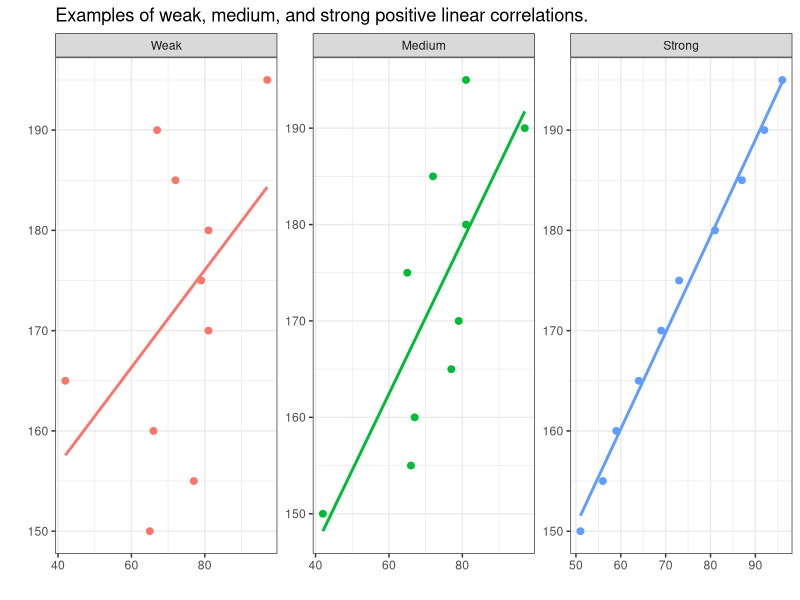
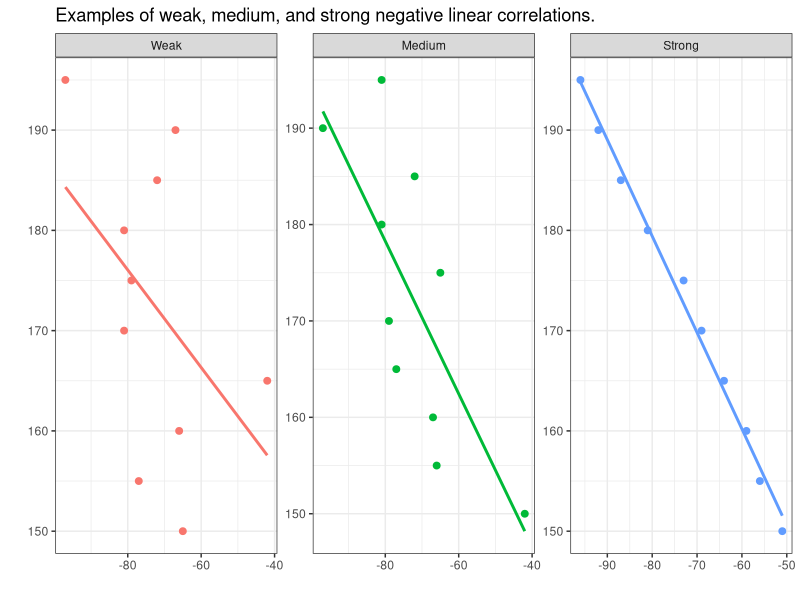
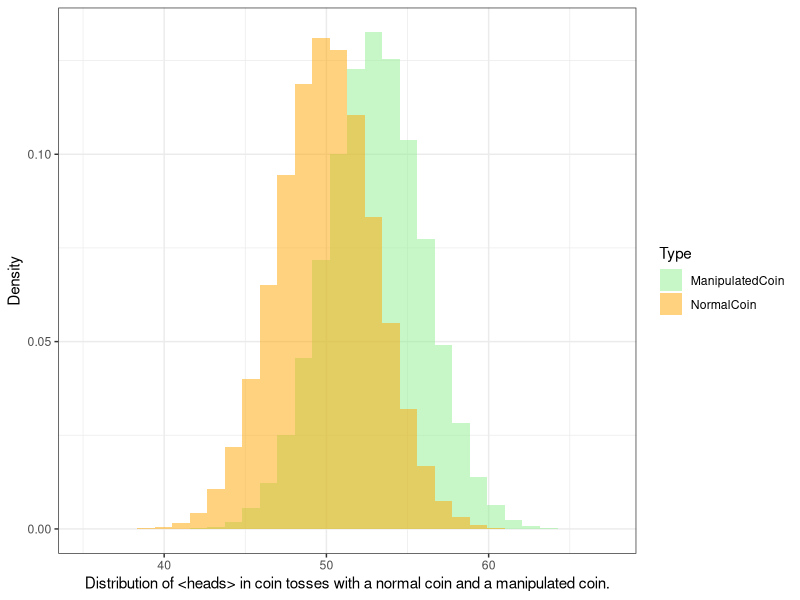
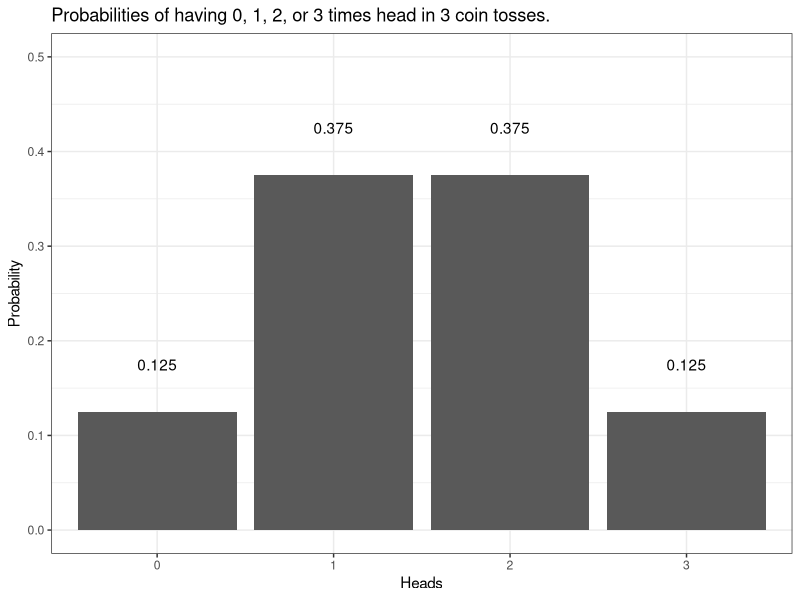
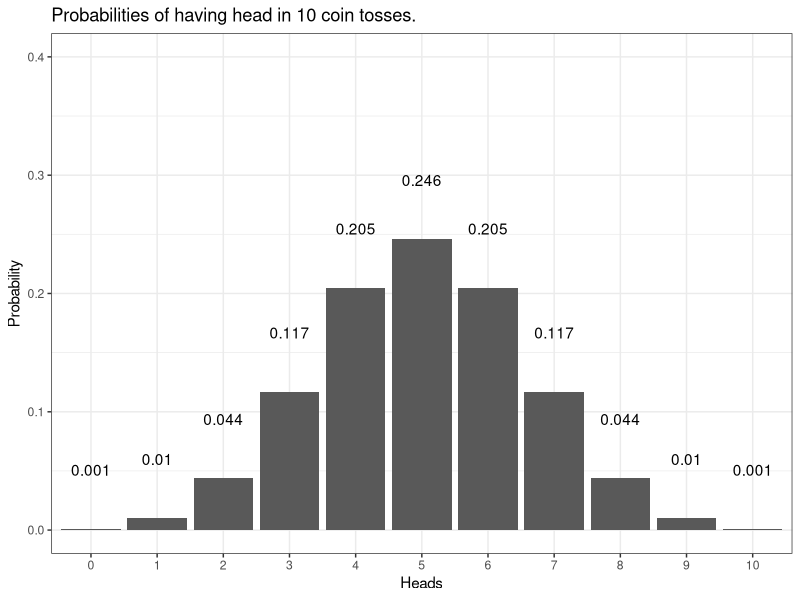
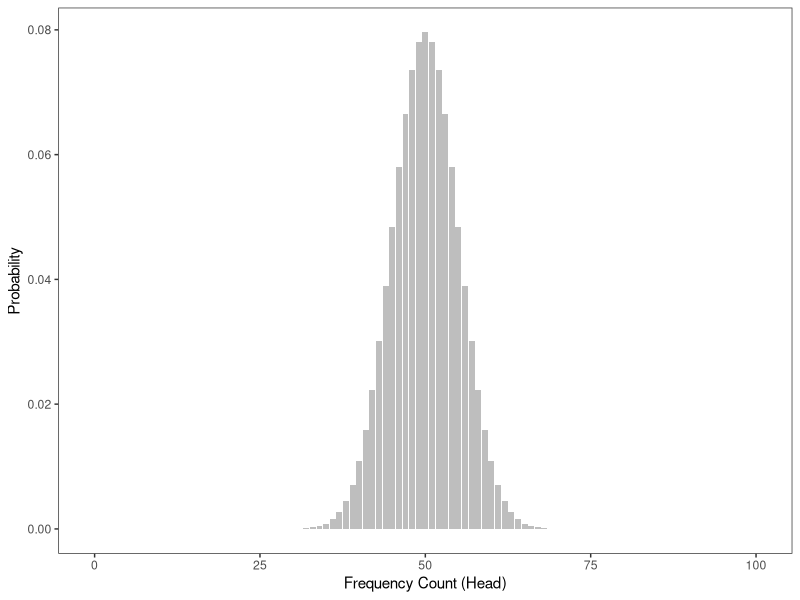
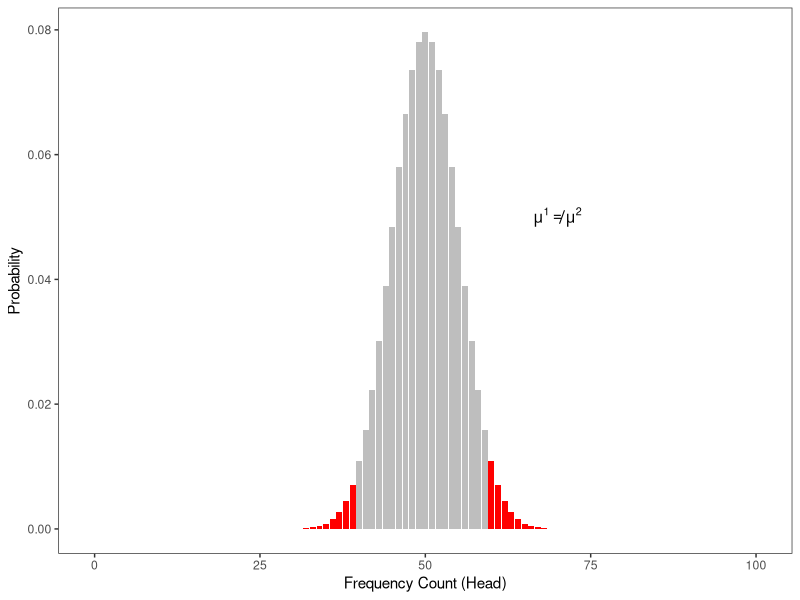
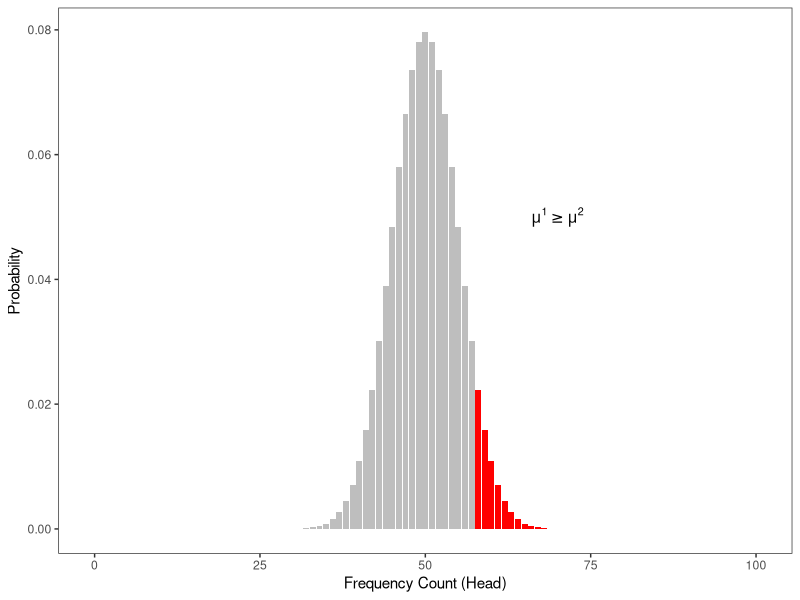

The R script that drew these images, in order:
## ---- chunk 1
library(tidyverse)
Class <- c(
    "Experimental research",
    "Observational research",
    "Observational research",
    "Observational research",
    "Observational research"
)
Design <- c(
    "Experimental",
    "Behavioral",
    "Archival/Review",
    "Introspection",
    "Questionnaire"
)
Example <- c(
    "Reaction time measurements",
    "Corpus study",
    "Systematic literature review",
    "Grammaticality judgements",
    "Language use survey"
)
Directness <- c(
    "high/variable",
    "high",
    "low",
    "high",
    "medium"
)
Costs <- c(
    "high/variable",
    "low/variable",
    "low",
    "low",
    "low"
)
Ext_Validity <- c(
    "low/variable", "high",
    "low",
    "low/variable",
    "medium"
)
Int_Validity <- c(
    "high",
    "high",
    "medium",
    "high",
    "medium"
)
Access_Participants <- c(
    "low",
    "medium",
    "high",
    "low",
    "high"
)
# generate table
designs <- data.frame(
    Class, Design, Example, Directness, Costs, Ext_Validity, Int_Validity, Access_Participants
)
colnames(designs) <- c("Type", "Research design", "Example", "Directness of access to phenomenon", "Cost/Labor intensity", "External validity (generalizability)", "Internal validity", "Ease of data collection (e.g. access to participants)")
# generate flextable object
library(flextable)

designs %>%
    as.data.frame() %>%
    flextable() %>%
    flextable::set_table_properties(width = .75, layout = "autofit") %>%
    flextable::theme_zebra() %>%
    flextable::fontsize(size = 12) %>%
    flextable::fontsize(size = 12, part = "header") %>%
    flextable::align_text_col(align = "center") %>%
    flextable::set_caption(caption = "Overview of advantages and disadvantages of different research designs.") %>%
    flextable::merge_v(j = ~Type) %>%
    flextable::border_outer()
## ---- chunk 2
variabletb <- matrix(c("Nominal Scaled / Categorical Variables", "Gender, Nationality, Part of Speech", "Ordinal Scaled Variables", "Graduation, School Grades, Military Rank", "Interval Scaled Variables", "Temperature, Acceptability Judgments", "Ratio-scaled Variables", "Age, Duration, Number of Syllables"), nrow = 4, byrow = T)
# add column and row names
colnames(variabletb) <- c("Variable Type", "Variable Level")
variabletb %>%
    as.data.frame() %>%
    flextable() %>%
    flextable::set_table_properties(width = .75, layout = "autofit") %>%
    flextable::theme_zebra() %>%
    flextable::fontsize(size = 12) %>%
    flextable::fontsize(size = 12, part = "header") %>%
    flextable::align_text_col(align = "center") %>%
    flextable::set_caption(caption = "Variable types/Variable scales with examples.") %>%
    flextable::border_outer()
## ---- chunk 3
variableextb <- matrix(c("Carl Lewis", "Ben Johnson", "Steve Davis", "1", "2", "3", "9.86", "9.97", "10.06"), nrow = 3, byrow = F)
# add column and row names
colnames(variableextb) <- c("Name", "Rank", "Time")
# inspect data
variableextb %>%
    as.data.frame() %>%
    flextable() %>%
    flextable::set_table_properties(width = .75, layout = "autofit") %>%
    flextable::theme_zebra() %>%
    flextable::fontsize(size = 12) %>%
    flextable::fontsize(size = 12, part = "header") %>%
    flextable::align_text_col(align = "center") %>%
    flextable::set_caption(caption = "Results of a 100 meter dash.") %>%
    flextable::border_outer()
## ---- chunk 4
Height <- c(
    150, 155, 160, 165, 170, 175, 180, 185, 190, 195,
    150, 155, 160, 165, 170, 175, 180, 185, 190, 195,
    150, 155, 160, 165, 170, 175, 180, 185, 190, 195
)
Weight <- c(
    51, 56, 59, 64, 69, 73, 81, 87, 92, 96,
    42, 66, 67, 77, 79, 65, 81, 72, 97, 81,
    65, 77, 66, 42, 81, 79, 81, 72, 67, 97
)
Correlation <- rep(c("Strong", "Medium", "Weak"), each = 10)
dat <- data.frame(Correlation, Height, Weight) %>%
    dplyr::mutate(Correlation = factor(Correlation, levels = c("Weak", "Medium", "Strong")))
dat %>%
    ggplot(aes(Weight, Height, group = Correlation, color = Correlation)) +
    facet_wrap(~Correlation, scales = "free") +
    geom_point(size = 2) +
    stat_smooth(method = "lm", se = F, alpha = .5) +
    theme_bw() +
    theme(legend.position = "none") +
    labs(
        title = "Examples of weak, medium, and strong positive linear correlations.",
        x = "", y = ""
    )
## ---- chunk 5
dat %>%
    dplyr::mutate(Weight = -Weight) %>%
    ggplot(aes(Weight, Height, group = Correlation, color = Correlation)) +
    facet_wrap(~Correlation, scales = "free") +
    geom_point(size = 2) +
    stat_smooth(method = "lm", se = F, alpha = .5) +
    theme_bw() +
    theme(legend.position = "none") +
    labs(
        title = "Examples of weak, medium, and strong negative linear correlations.",
        x = "", y = ""
    )
## ---- chunk 6
numbers <- matrix(c("Head", "Head", "Head", "3", "0", "0.125", "Head", "Head", "Tails", "2", "1", "0.125", "Head", "Tails", "Head", "2", "1", "0.125", "Tails", "Head", "Head", "2", "1", "0.125", "Head", "Tails", "Tails", "1", "2", "0.125", "Tails", "Head", "Tails", "1", "2", "0.125", "Tails", "Tails", "Head", "1", "2", "0.125", "Tails", "Tails", "Tails", "0", "3", "0.125"), byrow = T, nrow = 8)
colnames(numbers) <- c("Toss 1", "Toss 2", "Toss 3", "Heads", "Tails", "Probabilty")
numbers %>%
    as.data.frame() %>%
    flextable() %>%
    flextable::set_table_properties(width = .75, layout = "autofit") %>%
    flextable::theme_zebra() %>%
    flextable::fontsize(size = 12) %>%
    flextable::fontsize(size = 12, part = "header") %>%
    flextable::align_text_col(align = "center") %>%
    flextable::set_caption(caption = "All possible results of 3 coin tosses.") %>%
    flextable::border_outer()
## ---- chunk 7
Type <- c(
    rep("NormalCoin", 500000),
    rep("ManipulatedCoin", 500000)
)
Tosser <- rep(paste("Tosser", 1:500000, sep = ""), 2)
Frequency <- c(
    rnorm(500000, 50, 3),
    rnorm(500000, 53, 3)
)
particletable <- data.frame(Type, Tosser, Frequency)
library(ggplot2)
ggplot(particletable, aes(x = Frequency, fill = Type)) +
    geom_histogram(aes(y = ..density..), alpha = .5, position = "identity") +
    theme_bw() +
    labs(y = "Density", x = "Distribution of <heads> in coin tosses with a normal coin and a manipulated coin.") +
    scale_fill_manual(values = c("lightgreen", "orange"))
## ---- chunk 8
probdata1 <- matrix(c(0.125, 0.375, 0.375, 0.125), byrow = T, nrow = 1)
colnames(probdata1) <- c("0 Heads", "1 Head", "2 Heads", "3 Heads")
# inspect data
probdata1 %>%
    as.data.frame() %>%
    flextable() %>%
    flextable::set_table_properties(width = .75, layout = "autofit") %>%
    flextable::theme_zebra() %>%
    flextable::fontsize(size = 12) %>%
    flextable::fontsize(size = 12, part = "header") %>%
    flextable::align_text_col(align = "center") %>%
    flextable::set_caption(caption = "Probability of successes in coin tosses.") %>%
    flextable::border_outer()
## ---- chunk 9
Probability <- c(0.125, 0.375, 0.375, 0.125)
Heads <- 0:3
probs <- data.frame(Probability, Heads) %>%
    dplyr::mutate(Heads = factor(Heads))
probs %>%
    ggplot(aes(x = Heads, y = Probability)) +
    geom_bar(stat = "identity") +
    geom_text(label = Probability, nudge_y = +.05) +
    coord_cartesian(ylim = c(0, 0.5)) +
    labs(title = "Probabilities of having 0, 1, 2, or 3 times head in 3 coin tosses.") +
    theme_bw()
## ---- chunk 10
Probability <- round(dbinom(0:10, 10, 0.5), 3)
Heads <- 0:10
probs <- data.frame(Probability, Heads) %>%
    dplyr::mutate(Heads = factor(Heads))
probs %>%
    ggplot(aes(x = Heads, y = Probability)) +
    geom_bar(stat = "identity") +
    geom_text(label = Probability, nudge_y = +.05) +
    coord_cartesian(ylim = c(0, 0.4)) +
    labs(title = "Probabilities of having head in 10 coin tosses.") +
    theme_bw()
## ---- chunk 11
# probabilities of  0, 1, 2 and 3 times head in 3 coin tosses
dbinom(0:3, 3, 0.5)
## ---- chunk 12
# probabilities of  2 or 3 times head in 3 coin tosses
sum(dbinom(2:3, 3, 0.5))
## ---- chunk 13
# probability of  100 times head in 100 coin tosses
dbinom(100, 100, 0.5)
## ---- chunk 14
# probability of  58 to a 100 times head in 100 coin tosses
sum(dbinom(58:100, 100, 0.5))
## ---- chunk 15
# probability of  59 to a 100 times head in 100 coin tosses
sum(dbinom(59:100, 100, 0.5))
## ---- chunk 16
# at which point does the probability of getting head
# dip below 5 percent in 100 coin tosses?
qbinom(0.05, 100, 0.5, lower.tail = FALSE)
## ---- chunk 17
# load packages
library(tidyverse)
# set up data
p100 <- dbinom(0:100, 100, 0.5)
w100 <- c(0:100)
df <- data.frame(w100, p100)
ggplot(df, aes(x = w100, y = p100)) +
    geom_bar(stat = "identity", fill = "gray") +
    labs(x = "Frequency Count (Head)", y = "Probability") +
    theme_bw() +
    theme(
        panel.grid.major = element_blank(),
        panel.grid.minor = element_blank()
    )
## ---- chunk 18
df <- df %>%
    dplyr::mutate(
        cump = cumsum(p100),
        col = ifelse(cump <= 0.025 | cump >= 0.975, T, F)
    )
ggplot(df, aes(x = w100, y = p100, fill = col)) +
    geom_bar(stat = "identity") +
    labs(x = "Frequency Count (Head)", y = "Probability") +
    theme_bw() +
    theme(
        panel.grid.major = element_blank(),
        panel.grid.minor = element_blank(),
        legend.position = "none"
    ) +
    scale_fill_manual(values = c("gray", "red")) +
    annotate(geom = "text", label = expression(paste(mu^1 != mu^2, sep = "")), x = 70, y = .05)
## ---- chunk 19
df <- df %>%
    dplyr::mutate(
        cump = cumsum(p100),
        col = ifelse(cump >= 0.95, T, F)
    )
ggplot(df, aes(x = w100, y = p100, fill = col)) +
    geom_bar(stat = "identity") +
    labs(x = "Frequency Count (Head)", y = "Probability") +
    theme_bw() +
    theme(
        panel.grid.major = element_blank(),
        panel.grid.minor = element_blank(),
        legend.position = "none"
    ) +
    scale_fill_manual(values = c("gray", "red")) +
    annotate(geom = "text", label = expression(paste(mu^1 >= mu^2, sep = "")), x = 70, y = .05)
## ---- chunk 20
# load packages
library(grDevices)
library(graphics)
### normal distribution: Mu=0, Sigma=1: Standard normal
library(graphics)
plot(dnorm, -4, 4, axes = F, xlab = "Standard Deviations (z-score)", ylab = "Probability")
axis(1, at = seq(-4, 4, 1), labels = seq(-4, 4, 1))
axis(2, at = c(0.0, 0.2, 0.4), labels = c("0.0", "0.2", "0.4"))
text(3, 0.2, expression(paste(mu, "=0, ", sigma^2, "=1", sep = "")))
box()
lines(c(0, 0), c(-1, 0.5), col = "lightgrey")
lines(c(-0.675, 0.675), c(rep(0.3, 2)), col = "red", lty = 2)
text(0, 0.35, "50.0%")
lines(c(-1.96, 1.96), c(rep(0.2, 2)), col = "blue", lty = 2)
text(0, 0.25, "95%")
lines(c(-2.576, 2.576), c(rep(0.1, 2)), col = "green", lty = 2)
text(0, 0.15, "99%")
lines(c(-0.675, -0.675), c(-1, 0.5), col = "red")
lines(c(0.675, 0.675), c(-1, 0.5), col = "red")
lines(c(-1.96, -1.96), c(-1, 0.5), col = "blue")
lines(c(1.96, 1.96), c(-1, 0.5), col = "blue")
lines(c(-2.576, -2.576), c(-1, 0.5), col = "green")
lines(c(2.576, 2.576), c(-1, 0.5), col = "green")
text(-2.9, 0.025, "-2.576", cex = .75)
text(-1.6, 0.025, "-1.96", cex = .75)
text(-1, 0.025, "-0.675", cex = .75)
text(2.9, 0.025, "2.576", cex = .75)
text(1.7, 0.025, "1.96", cex = .75)
text(1, 0.025, "0.675", cex = .75)
## ---- chunk 21
plot(dnorm, -4, 4, axes = F, xlab = "Standard Deviations (z-score)", ylab = "Probability")
axis(1, at = seq(-4, 4, 1), labels = seq(-4, 4, 1))
axis(2, at = c(0.0, 0.2, 0.4), labels = c("0.0", "0.2", "0.4"))
text(3, 0.2, expression(paste(mu, "=0, ", sigma^2, "=1", sep = "")))
box()
lines(c(1.96, 1.96), c(0, 0.5), col = "lightgrey", lty = 2)
text(3, 0.15, "2.5%")
text(3, 0.085, "(sd = 1.96 (z-score))")
lines(c(-1.96, -1.96), c(0, 0.5), col = "lightgrey", lty = 2)
text(-3, 0.15, "2.5%")
text(-3, 0.085, "(sd = -1.96 (z-score))")
## ---- chunk 22
plot(dnorm, -4, 4, axes = F, xlab = "Standard Deviations (z-score)", ylab = "Probability")
axis(1, at = seq(-4, 4, 1), labels = seq(-4, 4, 1))
axis(2, at = c(0.0, 0.2, 0.4), labels = c("0.0", "0.2", "0.4"))
text(3, 0.2, expression(paste(mu, "=0, ", sigma^2, "=1", sep = "")))
box()
lines(c(1.64, 1.64), c(0, 0.5), col = "lightgrey", lty = 2)
text(3, 0.15, "5% (sd = 1.64 (z-score))")
## ---- chunk 23
skew <- data.frame(rbeta(1000000, 10, 2)) %>%
    mutate(
        pskew = rbeta(1000000, 2, 10),
        nrm = rbeta(1000000, 10, 10)
    ) %>%
    dplyr::rename(
        nskew = colnames(.)[1],
        pskew = colnames(.)[2],
        nrm = colnames(.)[3]
    )
# inspect
ggplot(skew, aes(x = nskew, alpha = .5)) +
    geom_density(fill = "lightgreen", alpha = .5, color = "lightgreen") +
    geom_density(aes(x = pskew), fill = "orange", alpha = .5, color = "orange") +
    geom_density(aes(x = nrm), fill = "lightgray", alpha = .5, color = "lightgray") +
    theme_bw() +
    theme(legend.position = "none") +
    labs(title = "Positively skewed distribution (orange), \nnormal, non-skewed distribution (lightgray), \nnegatively skewed distribution (lightgreen)", x = "", y = "Density")
## ---- chunk 24
SampleValues <- sample(1:100, 50)
# inspect data
summary(SampleValues)
## ---- chunk 25
library(e1071)
skewness(SampleValues, type = 2)
## ---- chunk 26
kur <- data.frame(x <- seq(-4, 4, length.out = 100)) %>%
    mutate(
        lep = dt(x, 1)^2 * 5,
        nrm = dnorm(x),
        thk = dt(x, 1)
    ) %>%
    dplyr::rename(
        x = colnames(.)[1],
        lepto = colnames(.)[2],
        normal = colnames(.)[3],
        platy = colnames(.)[4]
    )
ggplot(kur, aes(x, lepto)) +
    #  geom_line(color = "orange", size = 1.5, linetype = 2, alpha = .5) +
    geom_ribbon(aes(x = x, ymax = lepto), ymin = 0, alpha = 0.5, fill = "orange") +
    geom_ribbon(aes(x = x, ymax = normal), ymin = 0, alpha = 0.5, fill = "lightgray") +
    geom_ribbon(aes(x = x, ymax = platy), ymin = 0, alpha = 0.5, fill = "lightgreen") +
    theme_bw() +
    labs(title = "Leptokurtic distribution (orange, spicky)\nMesokurtic distribution (gray, normal)\nPlatykurtic distribution (green, flattened)", x = "", y = "") +
    theme(
        axis.text.x = element_blank(),
        axis.text.y = element_blank(),
        axis.ticks = element_blank()
    ) +
    coord_cartesian(xlim = c(-4, 4), ylim = c(0, .5))
## ---- chunk 27
kurtosis(SampleValues)
## ---- chunk 28
# load packages
library(grDevices)
# set up data
p50 <- dbinom(0:50, 50, 0.1)
w50 <- c(0:50)
wtb <- rbind(w50, p50)
colnames(wtb) <- c(0:50)
rownames(wtb) <- c("Likeuser", "prob")
xseq <- seq(0.7, 60.7, 1.2)
xseq <- xseq[c(1, 20, 40, 60, 80, 100)]
x <- barplot(wtb[2, ],
    ylim = c(0, 0.2),
    ylab = "Probability",
    xlab = "Frequency Count (discourse like users)",
    axes = F,
    axisnames = F,
    col = "lightgrey"
)
axis(1, at = seq(0.7, 60.7, (60.7 - 0.7) / 10), labels = seq(0, 50, 5))
axis(2, at = seq(0.0, 0.2, 0.05), labels = seq(0.0, 0.2, 0.05), cex = .75)
box()
## ---- chunk 29
# sum probabilities
sp <- cumsum(wtb[2, ])
ttsp <- as.vector(unlist(sapply(sp, function(x) {
    x <- ifelse(x <= 0.025, TRUE,
        ifelse(x >= 0.975, TRUE, FALSE)
    )
})))
barplot(wtb[2, ],
    ylim = c(0, 0.2),
    ylab = "Probability",
    xlab = "Frequency Count (discourse like users)",
    axes = F,
    axisnames = F,
    col = ifelse(ttsp == T, "red", "lightgrey")
)
axis(1, at = seq(0.7, 60.7, (60.7 - 0.7) / 10), labels = seq(0, 50, 5))
axis(2, at = seq(0.0, 0.2, 0.05), labels = seq(0.0, 0.2, 0.05))
box()
# grid()
text(75, 0.06, expression(paste(mu^1 != mu^2, sep = "")))
## ---- chunk 30
library(tidyverse)
library(flextable)
zdf <- data.frame(c(71, 78, 67, 41, 68, 52, 47, 46, 63, 78, 45, 66, 60, 50, 40, 71, 69, 74, 54, 50))
zdf <- zdf %>%
    dplyr::rename(Score_c1 = colnames(.)[1]) %>%
    dplyr::mutate(Score_c2 = c(78, 45, 89, 88, 47, 98, 52, 62, 44, 52, 53, 40, 80, 73, 40, 88, 92, 44, 58, 70))
# display table
zdf %>%
    flextable() %>%
    flextable::set_table_properties(width = .4, layout = "autofit") %>%
    flextable::theme_zebra() %>%
    flextable::fontsize(size = 12) %>%
    flextable::fontsize(size = 12, part = "header") %>%
    flextable::align_text_col(align = "center") %>%
    flextable::set_caption(caption = "Results of two tests at university (class1 had a maximum score of 80, class2 had a maximum score of 100.") %>%
    flextable::border_outer()
## ---- chunk 31
zdf <- zdf %>%
    dplyr::mutate(
        Mean_c1 = mean(Score_c1),
        SD_c1 = round(sd(Score_c1), 2),
        z_c1 = round((Score_c1 - Mean_c1) / SD_c1, 2),
        Mean_c2 = mean(Score_c2),
        SD_c2 = round(sd(Score_c2), 2),
        z_c2 = round((Score_c2 - Mean_c2) / SD_c2, 2)
    ) %>%
    dplyr::relocate(Score_c1, Mean_c1, SD_c1, z_c1, Score_c2, Mean_c2, SD_c2, z_c2)
## ---- chunk 32
zdf %>%
    flextable() %>%
    flextable::set_table_properties(width = .75, layout = "autofit") %>%
    flextable::theme_zebra() %>%
    flextable::fontsize(size = 12) %>%
    flextable::fontsize(size = 12, part = "header") %>%
    flextable::align_text_col(align = "center") %>%
    flextable::set_caption(caption = "Scores, means, standrad deviations, and z-scores of two tests at university.") %>%
    flextable::border_outer()
## ---- chunk 33
h1 <- c("", "", "Data", "Data")
h2 <- c("", "", "Correlation", "NoCorrelation")
c1 <- c("Reality", "Correlation", "correct", "beta-error")
c2 <- c("Reality", "NoCorrelation", "alpha-error", "correct")
dat <- data.frame(h1, h2, c1, c2)
dat %>%
    flextable() %>%
    flextable::merge_at(i = 1, j = 3:4, part = "body") %>%
    flextable::merge_at(i = 3:4, j = 1, part = "body") %>%
    flextable::delete_part(part = "header") %>%
    flextable::theme_zebra() %>%
    flextable::theme_box() %>%
    flextable::fontsize(size = 12) %>%
    flextable::fontsize(size = 12, part = "header") %>%
    flextable::align_text_col(align = "center") %>%
    flextable::set_caption(caption = "Alpha- and beta-errors.") %>%
    flextable::border_outer() %>%
    flextable::bold(i = 1:2, j = 3:4, bold = TRUE, part = "body") %>%
    flextable::bold(i = 3:4, j = 1:2, bold = TRUE, part = "body") %>%
    flextable::color(color = "red", i = 3, j = 4) %>%
    flextable::color(color = "red", i = 4, j = 3) %>%
    flextable::merge_at(i = 1:2, j = 1:2, part = "body")
## ---- chunk 34
Subjects <- paste0("Subject ", 1:10)
Scores <- sample(20:50, 10)
df <- data.frame(Subjects, Scores)
df %>%
    flextable() %>%
    flextable::set_table_properties(width = .35, layout = "autofit") %>%
    flextable::theme_zebra() %>%
    flextable::fontsize(size = 12) %>%
    flextable::fontsize(size = 12, part = "header") %>%
    flextable::align_text_col(align = "center") %>%
    flextable::set_caption(caption = "Independent data - each score comes from a different subject.") %>%
    flextable::border_outer()
## ---- chunk 35
Subjects <- rep(paste0("Subject ", 1:2), each = 5)
Scores <- sample(20:50, 10)
df <- data.frame(Subjects, Scores)
df %>%
    flextable() %>%
    flextable::set_table_properties(width = .35, layout = "autofit") %>%
    flextable::theme_zebra() %>%
    flextable::fontsize(size = 12) %>%
    flextable::fontsize(size = 12, part = "header") %>%
    flextable::align_text_col(align = "center") %>%
    flextable::set_caption(caption = "Dependent data - several scores come from the same subject.") %>%
    flextable::border_outer()
## ---- chunk 36
tdat <- read.delim("tutorials/basicquant/data/data01.txt", sep = "\t", header = T) %>%
    dplyr::select(id, sex, word.count) %>%
    dplyr::rename(
        Gender = sex,
        Words = word.count
    ) %>%
    dplyr::filter(
        !is.na(Gender),
        !is.na(Words)
    ) %>%
    flextable() %>%
    flextable::set_table_properties(width = .7, layout = "autofit") %>%
    flextable::theme_zebra() %>%
    flextable::fontsize(size = 12) %>%
    flextable::fontsize(size = 12, part = "header") %>%
    flextable::align_text_col(align = "center") %>%
    flextable::set_caption(caption = "Word counts of speakers ina  corpus by gender.") %>%
    flextable::border_outer()
## ---- chunk 37
tdat <- read.delim("tutorials/basicquant/data/data01.txt", sep = "\t", header = T) %>%
    dplyr::select(id, sex, word.count) %>%
    dplyr::rename(
        Gender = sex,
        Words = word.count
    ) %>%
    dplyr::filter(
        !is.na(Gender),
        !is.na(Words)
    )
tdat %>%
    ggplot(aes(x = Words)) +
    geom_histogram(aes(y = ..density..), fill = "purple", alpha = .5) +
    theme_bw() +
    geom_density(alpha = .5) +
    theme(legend.position = "none") +
    labs(y = "Density")
## ---- chunk 38
# test for normality
shapiro.test(tdat$Words) # p > .05 = normal
## ---- chunk 39
summary(tdat$Words) # summary for non-normal data
## ---- chunk 40
mad(tdat$Words, constant = 1)
## ---- chunk 41
IQR(tdat$Words)
## ---- chunk 42
library(ggpubr)
pd <- tdat %>%
    dplyr::mutate(
        LoggedWordcount = log1p(Words),
        SquarerootWordcount = sqrt(Words)
    )
p1 <- ggplot(pd, aes(x = Words)) +
    geom_histogram() +
    theme_bw() +
    labs(y = "Frequency")
p2 <- ggplot(pd, aes(x = Words)) +
    geom_density(fill = "purple", alpha = .5) +
    theme_bw() +
    labs(y = "Density")
p3 <- ggplot(pd, aes(sample = Words)) +
    geom_qq() +
    stat_qq_line() +
    theme_bw() +
    labs(y = "", x = "") +
    theme(
        axis.text.x = element_blank(),
        axis.ticks = element_blank()
    )
p4 <- ggplot(pd, aes(y = Words)) +
    geom_boxplot(fill = "purple", alpha = .5) +
    theme_bw() +
    labs(y = "") +
    coord_cartesian(xlim = c(-1, 1)) +
    theme(
        axis.text.x = element_blank(),
        axis.ticks = element_blank()
    )
ggpubr::ggarrange(p1, p2, p3, p4, ncol = 2, nrow = 2)
## ---- chunk 43
# find outliers (z-value based)
tdat <- tdat %>%
    dplyr::mutate(wc = scale(Words, center = TRUE, scale = TRUE))
## ---- chunk 44
# remove values that exceed 1.96 (95%) sds
mydataWoOutliers <- tdat %>%
    dplyr::filter(wc >= 1.96 | wc <= -1.96)
## ---- chunk 45
# find outliers (boxplot)
ggplot(mydataWoOutliers, aes(y = Words)) +
    # dots in boxplot show outliers
    geom_boxplot(fill = "purple", alpha = .5) +
    coord_cartesian(x = c(-1, 1)) +
    theme_bw() +
    labs(y = "Density")
## ---- chunk 46
tdat <- tdat %>%
    dplyr::mutate(
        LoggedWordcount = log1p(Words),
        SquarerootWordcount = sqrt(Words)
    )
p1 <- ggplot(tdat, aes(x = LoggedWordcount)) +
    geom_histogram() +
    theme_bw() +
    labs(y = "Frequency")
p2 <- ggplot(tdat, aes(x = LoggedWordcount)) +
    geom_density(fill = "purple", alpha = .5) +
    theme_bw() +
    labs(y = "Density")
p3 <- ggplot(tdat, aes(sample = LoggedWordcount)) +
    geom_qq() +
    stat_qq_line() +
    theme_bw()
p4 <- ggplot(tdat, aes(y = LoggedWordcount)) +
    geom_boxplot(fill = "purple", alpha = .5) +
    theme_bw() +
    labs(y = "") +
    coord_cartesian(xlim = c(-1, 1)) +
    theme(
        axis.text.x = element_blank(),
        axis.ticks = element_blank()
    )
ggpubr::ggarrange(p1, p2, p3, p4, ncol = 2, nrow = 2)
## ---- chunk 47
# test for normality
shapiro.test(tdat$LoggedWordcount) # logging not appropriate here
## ---- chunk 48
p1 <- ggplot(tdat, aes(x = SquarerootWordcount)) +
    geom_histogram() +
    theme_bw() +
    labs(y = "Frequency")
p2 <- ggplot(tdat, aes(x = SquarerootWordcount)) +
    geom_density(fill = "purple", alpha = .5) +
    theme_bw() +
    labs(y = "Density")
p3 <- ggplot(tdat, aes(sample = SquarerootWordcount)) +
    geom_qq() +
    stat_qq_line() +
    theme_bw() +
    labs(y = "")
p4 <- ggplot(tdat, aes(y = SquarerootWordcount)) +
    geom_boxplot(fill = "purple", alpha = .5) +
    theme_bw() +
    labs(y = "") +
    coord_cartesian(xlim = c(-1, 1)) +
    theme(
        axis.text.x = element_blank(),
        axis.ticks = element_blank()
    )
ggpubr::ggarrange(p1, p2, p3, p4, ncol = 2, nrow = 2)
## ---- chunk 49
# test for normality
shapiro.test(tdat$SquarerootWordcount) # square root transforming appropriate here
## ---- chunk 50
sessionInfo()
